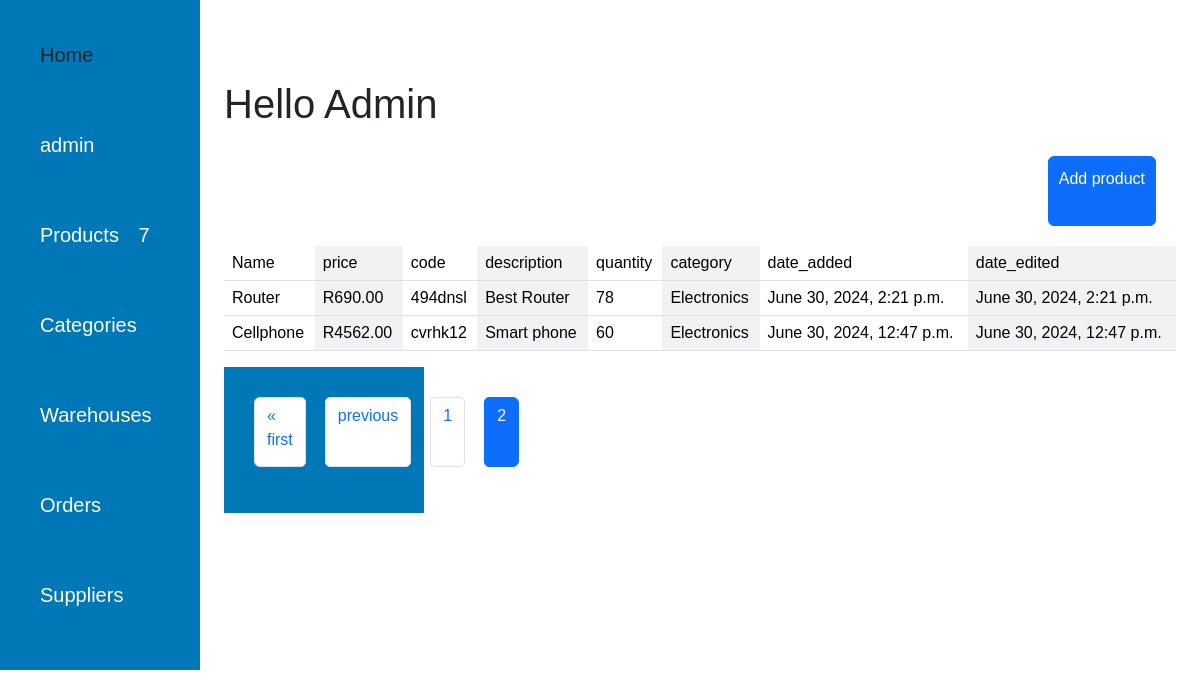
Page /products/?page=2 (signed in) on the committed database.
### product/models.py (models this page shows, shortened)
class Product(models.Model):
    name = models.CharField(max_length=255)
    description = models.TextField(blank=True)
    product_code = models.CharField(max_length=50, unique=True)
    price = models.DecimalField(max_digits=10, decimal_places=2)
    quantity = models.IntegerField(default=0)
    category = models.ForeignKey(Category, on_delete=models.SET_NULL, null=True, blank=True)
    date_added = models.DateTimeField(auto_now_add=True)
    date_edited = models.DateTimeField(auto_now=True)
    class Meta:
        ordering = ["-date_added"]

### category/models.py (models this page shows)
class Category(models.Model):
    name = models.CharField(max_length=100)
    date_added = models.DateTimeField(auto_now_add=True)
    date_edited = models.DateTimeField(auto_now=True)
    def __str__(self):
        return self.name

### product/views.py (the view)
# urls.py: path("",views.get_products,name="get_products"),
def get_products(request):
    products = Product.objects.all()
    paginator = Paginator(products, 5)  # Show 10 products per page
    page_number = request.GET.get('page')
    product_count = Product.objects.count()
    page_obj = paginator.get_page(page_number)
    return render(request, 'product/products.html', {'page_obj': page_obj,"product_count":product_count})

### product/templates/product/products.html (shortened to what this page needs)
{%extends "base.html"%}
{%block content%}
<div class="container">
    <div class="col-4">
        {% if user.is_authenticated %}
        <h1>Hello {{user.username}}</h1>
        {%endif%}
    </div>
    <div class="col-12 text-end">
        <a href="{% url 'add_product' %}" id="addProduct" class="btn btn-primary">Add product</a>
    </div>
<table class="table table-striped-columns">
    <thead>
      <tr>
        <td>Name</td>
        <td>price</td>
        <td>code</td>
        <td>description</td>
        <td>quantity</td>
        <td>category</td>
        <td>date_added</td>
        <td>date_edited</td>
      </tr>
    </thead>
    <tbody>
        {%for p in page_obj%}
      <tr>
        <td>{{p.name}}</td>
        <td>R{{p.price}}</td>
        <td>{{p.product_code}}</td>
        <td>{{p.description}}</td>
        <td>{{p.quantity}}</td>
        <td>{{p.category}}</td>
        <td>{{p.date_added}}</td>
        <td>{{p.date_edited}}</td>
      </tr>
     {%endfor%}
    </tbody>
  </table>
  <nav>
    <ul class="pagination">
        {% if page_obj.has_previous %}
            <li class="page-item"><a class="page-link" href="?page=1">&laquo; first</a></li>
            <li class="page-item"><a class="page-link" href="?page={{ page_obj.previous_page_number }}">previous</a></li>
        {% endif %}
        {% for num in page_obj.paginator.page_range %}
            {% if page_obj.number == num %}
                <li class="page-item active"><a class="page-link" href="?page={{ num }}">{{ num }}</a></li>
            {% elif num > page_obj.number|add:'-3' and num < page_obj.number|add:'3' %}
                <li class="page-item"><a class="page-link" href="?page={{ num }}">{{ num }}</a></li>
            {% endif %}
        {% endfor %}
    </ul>
</nav>
{%endblock%}

### product/templates/product/products.html (style rules this page uses)
#addProduct { text-align:center; padding:10px; margin-top:20px; }

### templates/base.html (style rules this page uses)
.container { margin-top:40px; }

### rows in the picture
Product: name "Router", price "690.00", product_code "494dnsl", description "Best Router", quantity "78", category "Electronics", date_added "June 30, 2024, 2:21 p.m.", date_edited "June 30, 2024, 2:21 p.m."
Product: name "Cellphone", price "4562.00", product_code "cvrhk12", description "Smart phone", quantity "60", category "Electronics", date_added "June 30, 2024, 12:47 p.m.", date_edited "June 30, 2024, 12:47 p.m."

### other values in the picture
{{ product_count }} "7"
{{ user.username }} "Admin"
{{ num }} "1"
{{ num }} "2"
